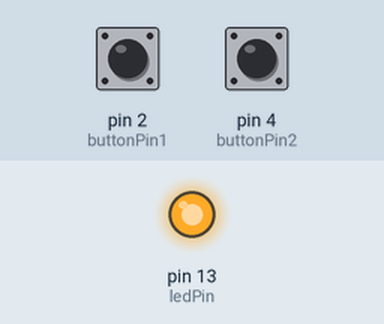
Recording of a sketch running on a simulated Arduino Uno, built with avr-gcc and run on an emulated ATmega328P. Shown: output pins drawn as LEDs (lit = HIGH). Inputs (shaded band) come from the test bench; at power-on: pin 2 (buttonPin1) HIGH, pin 4 (buttonPin2) HIGH. What the sketch prints to the serial monitor is not drawn.

Above: at 1.2 s.
1.3 s: pin 2 (buttonPin1) pulled LOW for 0.15 s
At 1.38 s:
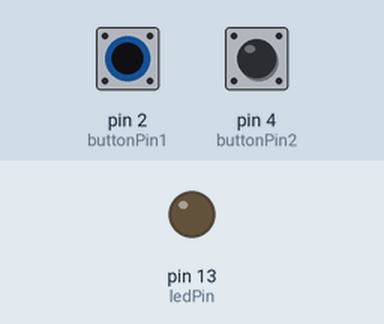
2.9 s: pin 4 (buttonPin2) pulled LOW for 1 s
At 5.2 s:
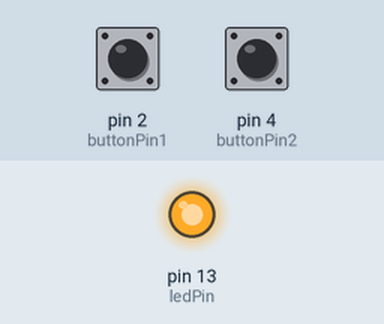
6.9 s: pin 2 (buttonPin1) pulled LOW for 1 s
At 7.6 s:
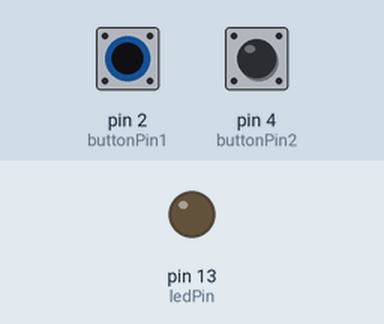
10.9 s: pin 4 (buttonPin2) pulled LOW for 3.2 s
At 15.5 s:
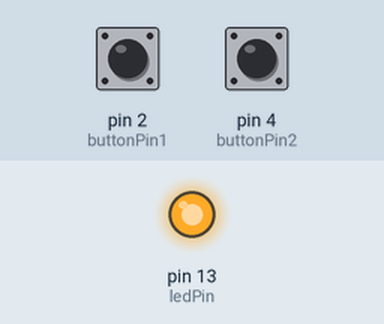
17.1 s: pin 2 (buttonPin1) driven LOW and pin 4 (buttonPin2) driven LOW
At 17.7 s:
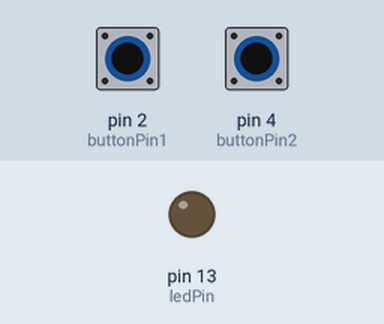
Timing chart, 0 to 20.0 s (numbered marks = the images above; inputs shaded):
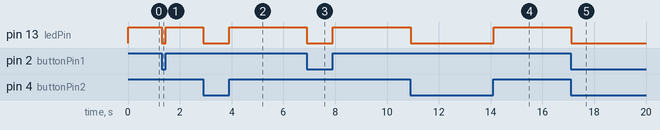

The sketch:

GroupX_Project.ino
```cpp
/*
Its a simple ardduino project that counts the number of
push buttons pressed out of a total of 2

 created 6 nov 2015
 by Fatah and groupX team members
 modified 17 Nov 2015
 by Fatah Nur

 This code is public.
 */

// set pin numbers:
//pushbutton pins
const int buttonPin1 = 2;
const int buttonPin2 = 4;
//LED pin
const int ledPin =  13;

// variable for reading the pushbutton status
int x = 0;
int y = 0;

void setup() {
  // initialize the LED pin as OUTPUT
  pinMode(ledPin, OUTPUT);
  // initialize the pushbutton pins as INPUT
  pinMode(buttonPin1, INPUT);
  pinMode(buttonPin2, INPUT);
  //initialize communication through Serial monitor
  Serial.begin(9600);
}

void loop() {
  // read the state of the pushbutton value:
  x = digitalRead(buttonPin1);
  y = digitalRead(buttonPin2);

  //if no pushbuttons are pressed
  if(x == 0 && y == 0)
  {
   //Display 'EMPTY'
   Serial.println("EMPTY");
  //Don't light the LED
   digitalWrite(ledPin, LOW);
  }
  //if all pushbuttons are pressed
  if(x == 1 && y == 1)
  {
   //Display 'FULL'
   Serial.println("FULL");
   //Light the LED
   digitalWrite(ledPin, HIGH);
  }
  //if some are pressed
  if(x == 1 && y == 0 || x == 0 && y == 1)
  {
   //Display number of pins pressed out of total
   Serial.println("1 / 2");
   //Don't light LED
   digitalWrite(ledPin, LOW);
  }
}
```

Measured:
- after the input at 1.3 s, pin 13 (ledPin): HIGH → LOW at once, → HIGH 0.14 s later
- after the input at 2.9 s, pin 13 (ledPin): HIGH → LOW at once, → HIGH 1.0 s later
- after the input at 6.9 s, pin 13 (ledPin): HIGH → LOW at once, → HIGH 1.0 s later
- after the input at 10.9 s, pin 13 (ledPin): HIGH → LOW at once, → HIGH 3.2 s later
- after the input at 17.1 s, pin 13 (ledPin): HIGH → LOW at once
